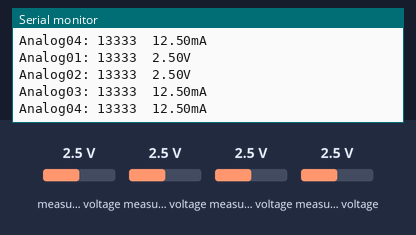
Bench run of a sketch on a simulated ESP32. Parts: the last lines printed to the serial monitor. The test bench sets the inputs (shaded band); at power-on: measured voltage 2.5 V.

Above: at 1.2 s.
1.3 s: measured voltage (sensor 200) set to 0.1 V
2.8 s: measured voltage (sensor 201) set to 0.1 V
At 3.6 s:
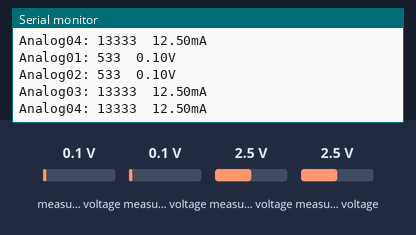
4.3 s: measured voltage (sensor 202) set to 0.1 V
At 5.6 s:
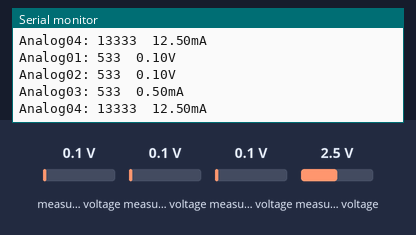
5.8 s: measured voltage (sensor 203) set to 0.1 V
At 7.1 s:
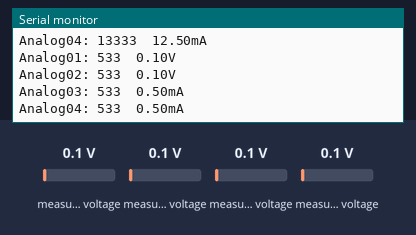
7.3 s: measured voltage (sensor 200) set to 1.2 V
8.8 s: measured voltage (sensor 201) set to 1.2 V
At 10.0 s:
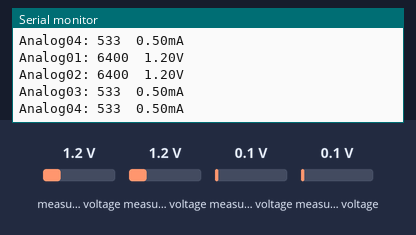
Timing chart, 0 to 11.3 s (numbered marks = the images above; inputs shaded):
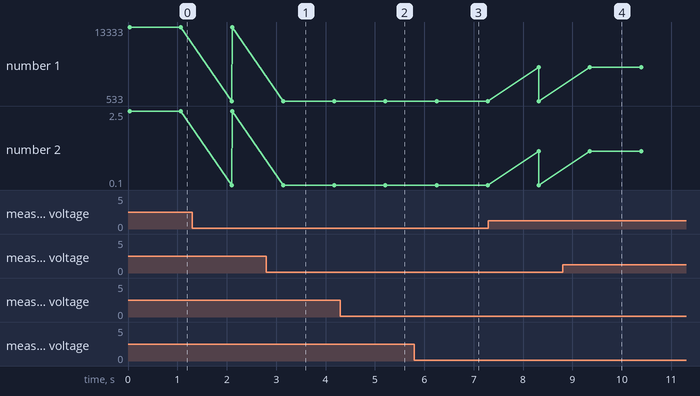

The sketch:

04_ANALOG_0_5V.ino
```cpp
// ADI16 measure analog input use pin A0 A1 A2 A3
/*
A0 and A1 measure 0-5V analog sensor
A2 and A3 measure 0-20mA analog sensor
*/
/*install  ADS1X15 library*/
/*HANKERILA CONTROLLER STORE : https://www.aliexpress.com/store/1103673574*/
#include "ADS1X15.h"
ADS1115 ADS(0x49);
const float shuntResistor = 200.0;
void setup()
{
  Serial.begin(115200);
  Serial.println(__FILE__);
  Serial.println("Welcome Use HANKERILA ADI16");

  Wire.begin(4,5);
  ADS.begin();
}


void loop()
{
  ADS.setGain(0);  //Set gain  Default MaxVoltage 6.14V

  int16_t val_1 = ADS.readADC(0);  // measure PIN A0  0-5v
  int16_t val_2 = ADS.readADC(1);  // measure PIN A1  0-5v
  int16_t val_3 = ADS.readADC(2);  // measure PIN A2 4-20ma
  int16_t val_4 = ADS.readADC(3);  // measure PIN A3 4-20ma

  float f = ADS.toVoltage(1);  //  voltage factor MaxVoltage/32767
  float g= ADS.getMaxVoltage();

  float  Voltage_A2 = (float)val_3 *f;
  float CurrentA2 = Voltage_A2 / shuntResistor * 1000;

  float  Voltage_A3 = (float)val_4 *f;
  float CurrentA3 = Voltage_A3 / shuntResistor * 1000;


  //Serial.print("g="); Serial.println(g);
  //Serial.print("f="); Serial.println(f,5);

  if(val_1 >=0){
    Serial.print("Analog01: ");
    Serial.print(val_1);
    Serial.print("\t");
    Serial.print(val_1 * f, 2);
    Serial.println("V");
  }
 if(val_2 >=0){
    Serial.print("Analog02: ");
    Serial.print(val_2);
    Serial.print("\t");
    Serial.print(val_2 * f, 2);
    Serial.println("V");
  }
 if(val_3 >=0){
    Serial.print("Analog03: ");
    Serial.print(val_3);
    Serial.print("\t");
    Serial.print(CurrentA2);
    Serial.println("mA");
  }
 if(val_4 >=0){
    Serial.print("Analog04: ");
    Serial.print(val_4);
    Serial.print("\t");
    Serial.print(CurrentA3);
    Serial.println("mA");
    Serial.println();
  }
  delay(1000);
}
```

Measured:
- after the input at 2.8 s, the serial monitor: prints a new line after 0.34 s (image 1)
- after the input at 4.3 s, the serial monitor: prints a new line after 0.91 s (image 2)
- after the input at 5.8 s, the serial monitor: prints a new line after 0.45 s (image 3)
- after the input at 8.8 s, the serial monitor: prints a new line after 0.56 s (image 4)
